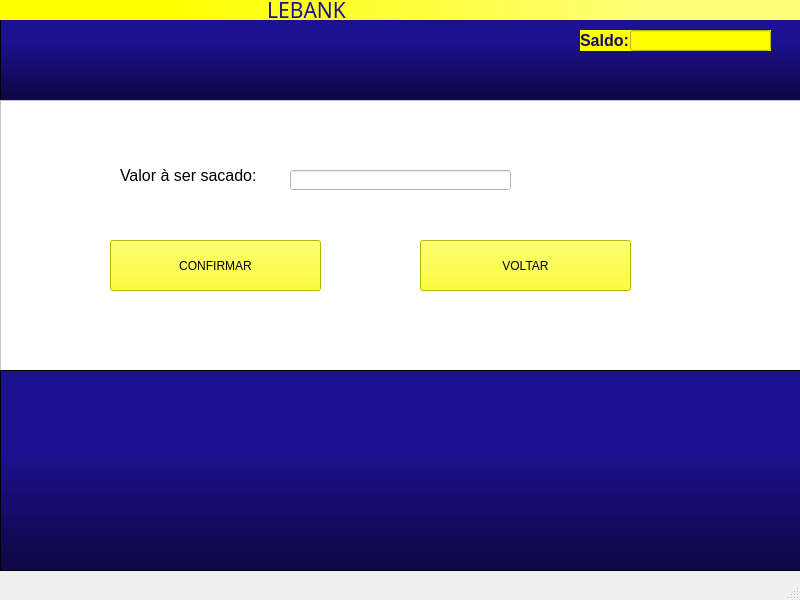
<?xml version="1.0" encoding="UTF-8"?>
<ui version="4.0">
 <class>MainWindow</class>
 <widget class="QMainWindow" name="MainWindow">
  <property name="geometry">
   <rect>
    <x>0</x>
    <y>0</y>
    <width>800</width>
    <height>600</height>
   </rect>
  </property>
  <property name="windowTitle">
   <string>MainWindow</string>
  </property>
  <widget class="QWidget" name="centralwidget">
   <widget class="QFrame" name="frame">
    <property name="geometry">
     <rect>
      <x>0</x>
      <y>0</y>
      <width>801</width>
      <height>101</height>
     </rect>
    </property>
    <property name="styleSheet">
     <string notr="true">background-color: qlineargradient(spread:pad, x1:0, y1:1, x2:0, y2:0, stop:0.0681818 rgba(14, 8, 73, 255), stop:0.607955 rgba(28, 17, 145, 255));</string>
    </property>
    <property name="frameShape">
     <enum>QFrame::StyledPanel</enum>
    </property>
    <property name="frameShadow">
     <enum>QFrame::Raised</enum>
    </property>
    <widget class="QLabel" name="label_5">
     <property name="geometry">
      <rect>
       <x>0</x>
       <y>0</y>
       <width>811</width>
       <height>20</height>
      </rect>
     </property>
     <property name="font">
      <font>
       <family>Lucida Calligraphy</family>
       <pointsize>16</pointsize>
      </font>
     </property>
     <property name="focusPolicy">
      <enum>Qt::NoFocus</enum>
     </property>
     <property name="styleSheet">
      <string notr="true">background-color: rgb(255, 255, 0);
color: rgb(28, 17, 145);
background-color: qlineargradient(spread:pad, x1:0, y1:0, x2:1, y2:0, stop:0.210227 rgba(255, 255, 0, 255), stop:0.778409 rgba(255, 255, 117, 255));</string>
     </property>
     <property name="text">
      <string>                                                 LEBANK</string>
     </property>
    </widget>
    <widget class="QLabel" name="label_3">
     <property name="geometry">
      <rect>
       <x>580</x>
       <y>30</y>
       <width>191</width>
       <height>21</height>
      </rect>
     </property>
     <property name="font">
      <font>
       <pointsize>12</pointsize>
       <weight>75</weight>
       <bold>true</bold>
      </font>
     </property>
     <property name="styleSheet">
      <string notr="true">background-color: rgb(255, 255, 0);
color: rgb(19, 11, 98);</string>
     </property>
     <property name="text">
      <string>Saldo:</string>
     </property>
    </widget>
    <widget class="QLineEdit" name="lineEdit_3">
     <property name="geometry">
      <rect>
       <x>630</x>
       <y>30</y>
       <width>141</width>
       <height>21</height>
      </rect>
     </property>
     <property name="styleSheet">
      <string notr="true">background-color: rgb(255, 255, 0);
color: rgb(23, 14, 121);</string>
     </property>
    </widget>
   </widget>
   <widget class="QFrame" name="frame_2">
    <property name="geometry">
     <rect>
      <x>0</x>
      <y>100</y>
      <width>811</width>
      <height>271</height>
     </rect>
    </property>
    <property name="styleSheet">
     <string notr="true">background-color: rgb(255, 255, 255);</string>
    </property>
    <property name="frameShape">
     <enum>QFrame::StyledPanel</enum>
    </property>
    <property name="frameShadow">
     <enum>QFrame::Raised</enum>
    </property>
    <widget class="QLineEdit" name="lineEdit">
     <property name="geometry">
      <rect>
       <x>290</x>
       <y>70</y>
       <width>221</width>
       <height>20</height>
      </rect>
     </property>
    </widget>
    <widget class="QLabel" name="label_2">
     <property name="geometry">
      <rect>
       <x>120</x>
       <y>60</y>
       <width>161</width>
       <height>31</height>
      </rect>
     </property>
     <property name="font">
      <font>
       <pointsize>12</pointsize>
      </font>
     </property>
     <property name="styleSheet">
      <string notr="true">background-color: rgb(255, 255, 255);</string>
     </property>
     <property name="text">
      <string>Valor à ser sacado:</string>
     </property>
    </widget>
    <widget class="QPushButton" name="pushButton">
     <property name="geometry">
      <rect>
       <x>110</x>
       <y>140</y>
       <width>211</width>
       <height>51</height>
      </rect>
     </property>
     <property name="styleSheet">
      <string notr="true">background-color: rgb(255, 255, 0);</string>
     </property>
     <property name="text">
      <string>CONFIRMAR</string>
     </property>
    </widget>
    <widget class="QPushButton" name="pushButton_2">
     <property name="geometry">
      <rect>
       <x>420</x>
       <y>140</y>
       <width>211</width>
       <height>51</height>
      </rect>
     </property>
     <property name="styleSheet">
      <string notr="true">background-color: rgb(255, 255, 0);</string>
     </property>
     <property name="text">
      <string>VOLTAR</string>
     </property>
    </widget>
   </widget>
   <widget class="QFrame" name="frame_3">
    <property name="geometry">
     <rect>
      <x>0</x>
      <y>370</y>
      <width>811</width>
      <height>201</height>
     </rect>
    </property>
    <property name="styleSheet">
     <string notr="true">background-color: qlineargradient(spread:pad, x1:0, y1:1, x2:0, y2:0, stop:0.0681818 rgba(14, 8, 73, 255), stop:0.607955 rgba(28, 17, 145, 255));
</string>
    </property>
    <property name="frameShape">
     <enum>QFrame::StyledPanel</enum>
    </property>
    <property name="frameShadow">
     <enum>QFrame::Raised</enum>
    </property>
   </widget>
  </widget>
  <widget class="QMenuBar" name="menubar">
   <property name="geometry">
    <rect>
     <x>0</x>
     <y>0</y>
     <width>800</width>
     <height>21</height>
    </rect>
   </property>
  </widget>
  <widget class="QStatusBar" name="statusbar"/>
 </widget>
 <resources/>
 <connections/>
</ui>
